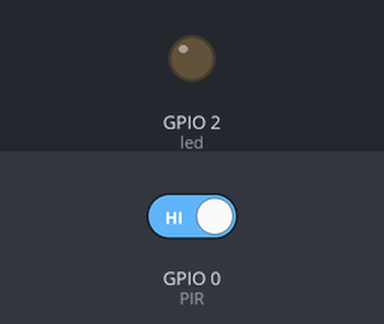
This sketch was run on a simulated ESP32. On the bench: output pins drawn as LEDs (lit = HIGH). The test bench sets the inputs (shaded band); at power-on: GPIO 0 (PIR) HIGH. WiFi joins after 1.5 s; servers stay silent unless stated; web services answer with replies made up by the test bench; what the sketch prints to the serial monitor is not drawn.

Above: at 0.0 s.
At 5.7 s:
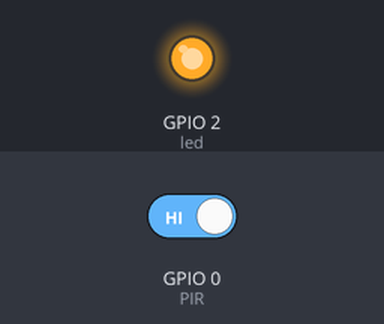
Timing chart, 0 to 7.2 s (numbered marks = the images above):
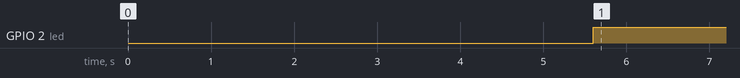

Measured:
- by itself, GPIO 2 (led): LOW → HIGH at 5.6 s

The sketch:

test.ino
```cpp
#include <WiFi.h>
#include <HTTPClient.h>

const char* ssid = "apsan_2";
const char* password = "";
//C++ code for my project
boolean PIRstate;
boolean lastPIRstate;
int led = 2;
int PIR = 0;

void setup(){
    Serial.begin(115200);
    delay(1000); // Wait for serial monitor to open

    // Connect to WiFi network
    Serial.print("Connecting to ");
    Serial.println(ssid);
    WiFi.begin(ssid, password);

    while (WiFi.status() != WL_CONNECTED) {
        delay(500);
        Serial.print(".");
    }

    // Print connection info
    Serial.println("");
    Serial.println("WiFi connected");
    Serial.print("IP address: ");
    Serial.println(WiFi.localIP());

    // Set up PIR sensor
    pinMode(PIR, INPUT);
    pinMode(led, OUTPUT);
    delay(3000);

}

void loop(){
    PIRstate = digitalRead(PIR);
    if (PIRstate != lastPIRstate) {
        digitalWrite(led, LOW);
        delay(100);
        digitalWrite(led, HIGH);
        if (WiFi.status() == WL_CONNECTED) {
            Serial.println("Sending request");
            HTTPClient http;
            http.begin("https://maker.ifttt.com/trigger/iot_object/json/with/key/esmoAy7KtRGe-iUYJ7Jv-01b1Y6KgO5hW2Egyw0yBFQ ");
            http.GET();
            Serial.println("Notified!");
            http.end();
    }
    lastPIRstate = PIRstate;
    delay(100);
    }
}
```
